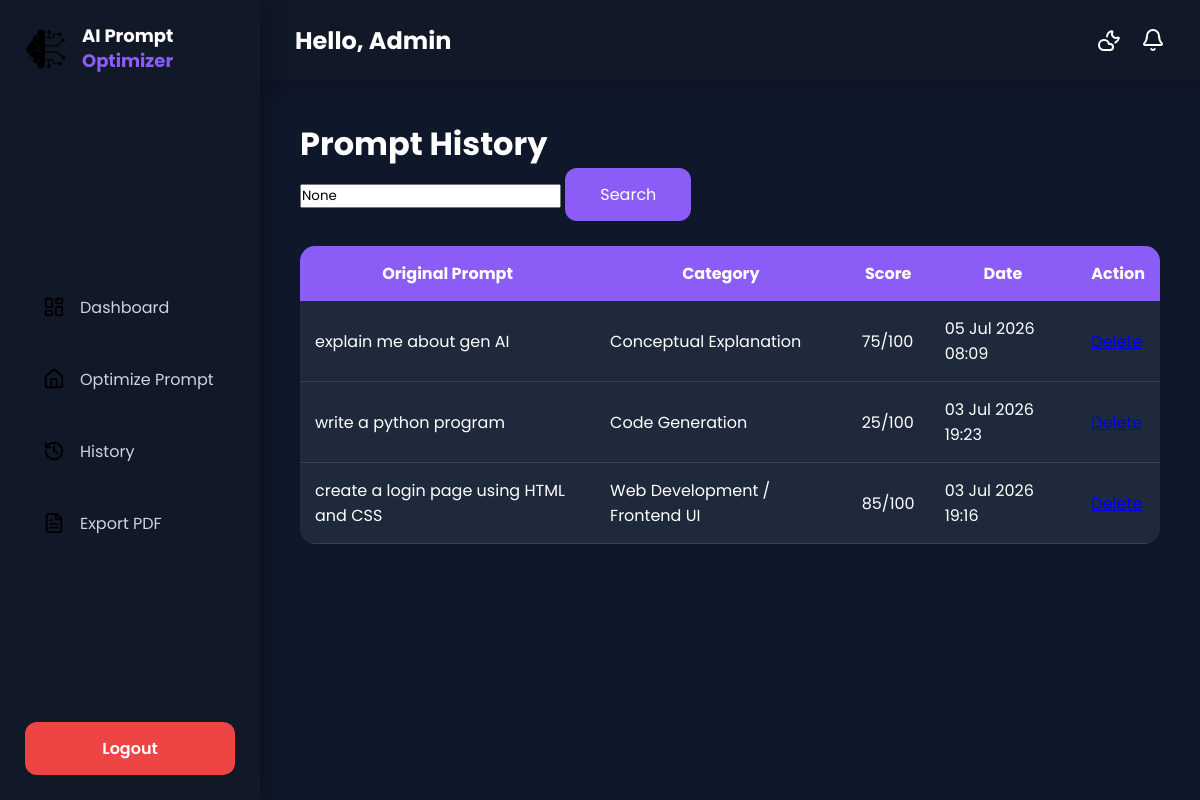
Before: /history/ (signed in) with the older database file.
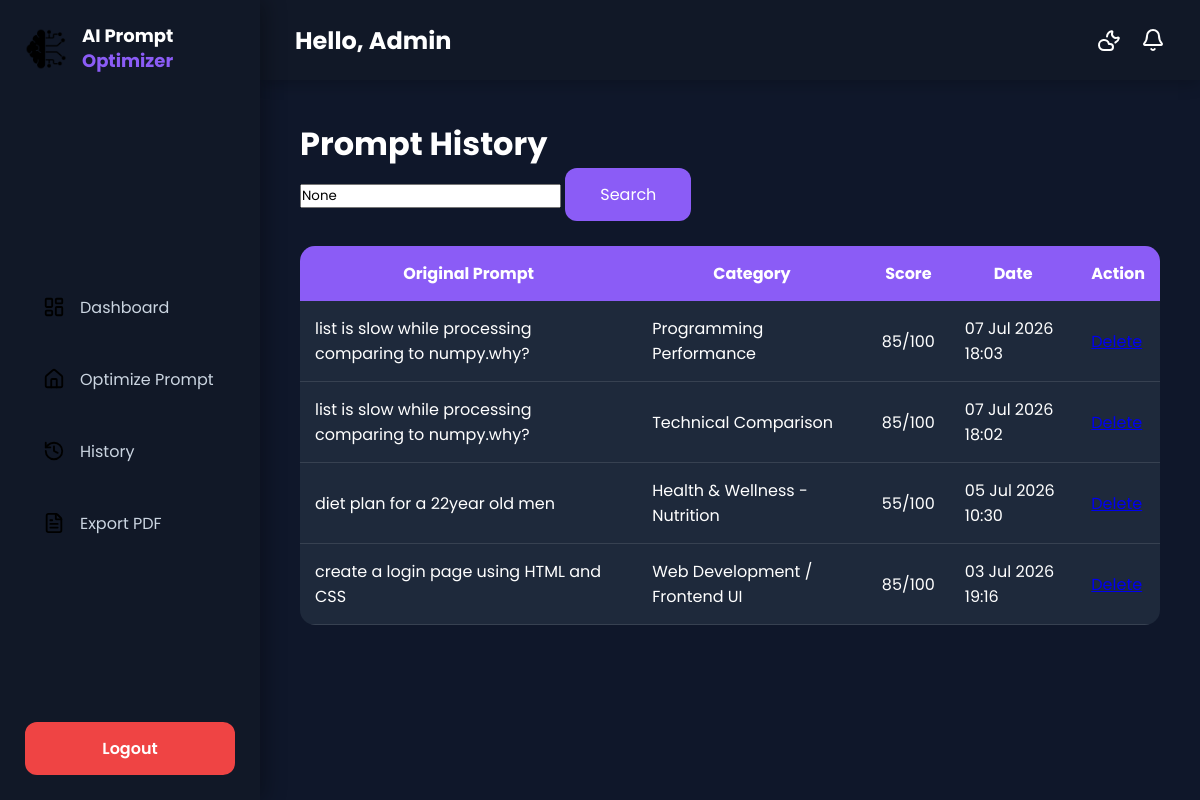
After: the same page with the newer database file.
### optimizer/models.py (models this page shows, shortened)
class PromptHistory(models.Model):
    user = models.ForeignKey(User,on_delete=models.CASCADE)
    original_prompt = models.TextField()
    optimized_prompt = models.TextField()
    quality_score = models.IntegerField()
    category = models.CharField(max_length=100)
    created_at = models.DateTimeField(auto_now_add=True)

### optimizer/views.py (the view)
# urls.py: path('history/',views.history, name='history'),
@login_required
def history(request):
    search = request.GET.get("search")
    prompts = PromptHistory.objects.filter(user=request.user)
    if search:
        prompts = prompts.filter(
            original_prompt__icontains=search
        )
    prompts = prompts.order_by("-created_at")
    return render(
        request,
        "history.html",
        {
            "prompts": prompts,
            "search": search
        }
    )

### templates/history.html (shortened to what this page needs)
{% extends 'base.html' %}
{% block content %}
  <h1>Prompt History</h1>
  <form method="GET">
    <input
        type="text"
        name="search"
        placeholder="Search prompts..."
        value="{{ search }}">
    <button type="submit">
        Search
    </button>
   </form>
    <br>
  <table class="history-table">
    <thead>
        <tr>
            <th>Original Prompt</th>
            <th>Category</th>
            <th>Score</th>
            <th>Date</th>
            <th>Action</th>
        </tr>
    </thead>
    <tbody>
    {% for prompt in prompts %}
        <tr>
            <td>{{ prompt.original_prompt }}</td>
            <td>{{ prompt.category }}</td>
            <td>{{ prompt.quality_score }}/100</td>
            <td>{{ prompt.created_at|date:"d M Y H:i" }}</td>
            <td>
                <a href="{% url 'delete_prompt' prompt.id %}">
                </a>
            </td>
        </tr>
    {% empty %}
        <tr>
            <td colspan="5">No prompts found.</td>
        </tr>
    {% endfor %}
    </tbody>
</table>
{% endblock %}

Changed rows visible on the page:
removed PromptHistory: original_prompt "explain me about gen AI", category "Conceptual Explanation", quality_score "75", created_at "05 Jul 2026 08:09"
removed PromptHistory: original_prompt "write a python program", category "Code Generation", quality_score "25", created_at "03 Jul 2026 19:23"
added PromptHistory: original_prompt "list is slow while processing comparing to numpy.why?", category "Programming Performance", quality_score "85", created_at "07 Jul 2026 18:03"
added PromptHistory: original_prompt "list is slow while processing comparing to numpy.why?", category "Technical Comparison", quality_score "85", created_at "07 Jul 2026 18:02"
added PromptHistory: original_prompt "diet plan for a 22year old men", category "Health & Wellness - Nutrition", quality_score "55", created_at "05 Jul 2026 10:30"
